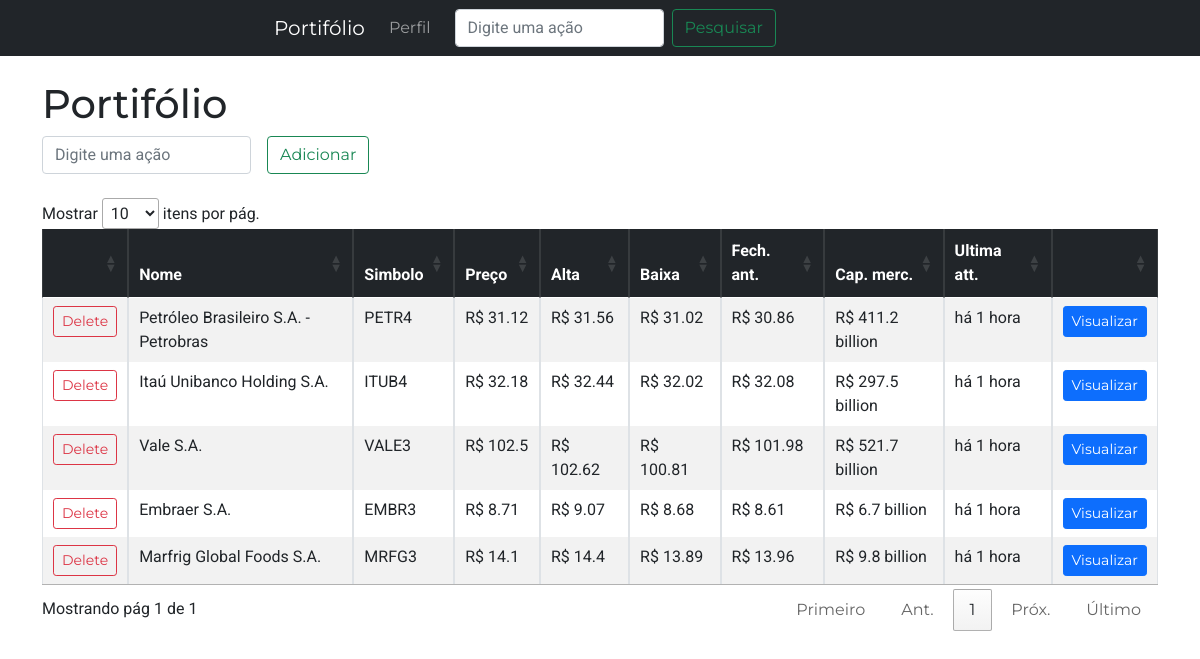
The page / on the database its author committed.
### cotaAtivos/models.py (models this page shows)
class Salvo(models.Model):
    id = models.PositiveIntegerField(primary_key=True)
    nome = models.CharField(max_length=100)
    simbolo = models.CharField(max_length=10, unique=True)
    preco = models.FloatField()
    alta = models.FloatField()
    baixa = models.FloatField()
    fechAnt = models.FloatField()
    capMerc = models.FloatField()
    data = models.DateTimeField(auto_now_add=True)

### cotaAtivos/views.py (the view)
# urls.py: path('', views.portifolio, name="portifolio"),
def portifolio(request):
    if request.method == 'POST':
        form = AcaoForm(request.POST or None)
        if form.is_valid():
            try:
                simbolo = form.cleaned_data['simbolo'] + ".sa"
                api_request = yf.Ticker(simbolo)
                print(api_request.info['symbol'])
            except Exception as e:
                api_request = 500
            if (api_request != 500):
                try:
                    acao = form.save(commit=False)
                    acao.simbolo = simbolo
                    acao.save()
                    atualizar()
                    messages.success(request, ("Adicionado com Sucesso!"))
                    return redirect('portifolio')
                except Exception as e:
                    messages.warning(request, ("Erro ao adicionar a ação!"))
                    return redirect('portifolio')
            else:
                messages.error(request, ("Ação não encontrada."))
                return redirect('portifolio')
        else:
                messages.error(request, ("Ação não encontrada."))
                return redirect('portifolio')
    else:
        acoes = Salvo.objects.all()
        listAcoes = []
        for item in acoes:
            dictAcoes = {}
            dictAcoes["id"] = getattr(item, "id")
            dictAcoes["symbol"] = getattr(item, "simbolo")[:-3]
            dictAcoes["regularMarketPrice"] = getattr(item, "preco")
            dictAcoes["dayHigh"] = getattr(item, "alta")
            dictAcoes["dayLow"] = getattr(item, "baixa")
            dictAcoes["previousClose"] = getattr(item, "fechAnt")
            dictAcoes["marketCap"] = getattr(item, "capMerc")
            dictAcoes["longName"] = getattr(item, "nome")
            dictAcoes["data"] = getattr(item, "data")
            listAcoes.append(dictAcoes)
        return render(request, 'portifolio.html', {'lista':listAcoes})

### cotaAtivos/templatetags/filter.py (called while the page is built)
@register.filter(is_safe=True)
@stringfilter
def upto(value, delimiter=None):
    return value.split(delimiter)[0]

### cotaAtivos/templates/portifolio.html (shortened to what this page needs)
{% extends 'base.html' %} {% block content %}
<h1>Portifólio</h1>
<div class="row align-items-start">
	<div class="col-sm-4">
		<form
			action="{% url 'portifolio' %}"
			class="row row-cols-lg-auto g-3 align-items-center"
			method="POST"
		>
			<div class="col-12">
				<input
					class="form-control mr-sm-2"
					type="search"
					placeholder="Digite uma ação"
					aria-label="Search"
					name="simbolo"
				/>
			</div>
			<div class="col-12">
				<button class="btn btn-outline-success" type="submit">
					Adicionar
				</button>
			</div>
		</form>
	</div>
</div>
<br />
<table id="myTable" class="table table-striped table-bordered table-hover">
	<thead class="table-dark">
		<tr>
			<th scope="col"></th>
			<th scope="col">Nome</th>
			<th scope="col">Simbolo</th>
			<th scope="col">Preço</th>
			<th scope="col">Alta</th>
			<th scope="col">Baixa</th>
			<th scope="col">Fech. ant.</th>
			<th scope="col">Cap. merc.</th>
			<th scope="col">Ultima att.</th>
			<th scope="col"></th>
		</tr>
	</thead>
	<tbody>
		{% load humanize %} {% for item in lista %}
		<tr>
			<th>
				<a
					href="{% url 'delete' item.id %}"
					type="button"
					class="btn btn-outline-danger btn-sm"
					>Delete</a
				>
			</th>
			<td scope="row">{{ item.longName }}</td>
			<td>{{ item.symbol }}</td>
			<td>R$ {{ item.regularMarketPrice }}</td>
			<td>R$ {{ item.dayHigh }}</td>
			<td>R$ {{ item.dayLow }}</td>
			<td>R$ {{ item.previousClose }}</td>
			<td>R$ {{ item.marketCap|intword }}</td>
			{% load filter %}
			{% if "dia" in item.data|naturalday %}
				<td>{{ item.data|naturalday }}</td>
			{% else %}
			<td>há {{ item.data|timesince|upto:','}}</td>
			{% endif %}
			<td>
				<a
					href="{% url 'acao' item.id %}"
					type="button"
					class="btn btn-primary btn-sm"
					>Visualizar</a
				>
			</td>
		</tr>
		{% endfor %}
	</tbody>
</table>
{% endblock %}

### cotaAtivos/static/cotaAtivos/main.css (style rules this page uses)
body { font-family: 'Roboto', sans-serif !important; }
h1, a, button { font-family: 'Montserrat', sans-serif; }

### rows shown on the page
Salvo: longName "Petróleo Brasileiro S.A. - Petrobras", regularMarketPrice "31.12", dayHigh "31.56", dayLow "31.02", previousClose "30.86", marketCap "411.2 billion", data|upto "1 hora"
Salvo: longName "Itaú Unibanco Holding S.A.", regularMarketPrice "32.18", dayHigh "32.44", dayLow "32.02", previousClose "32.08", marketCap "297.5 billion", data|upto "1 hora"
Salvo: longName "Vale S.A.", regularMarketPrice "102.5", dayHigh "102.62", dayLow "100.81", previousClose "101.98", marketCap "521.7 billion", data|upto "1 hora"
Salvo: longName "Embraer S.A.", regularMarketPrice "8.71", dayHigh "9.07", dayLow "8.68", previousClose "8.61", marketCap "6.7 billion", data|upto "1 hora"
Salvo: longName "Marfrig Global Foods S.A.", regularMarketPrice "14.1", dayHigh "14.4", dayLow "13.89", previousClose "13.96", marketCap "9.8 billion", data|upto "1 hora"

### other values the page prints
{{ item.symbol }} "PETR4" "ITUB4" "VALE3" "EMBR3" "MRFG3"
